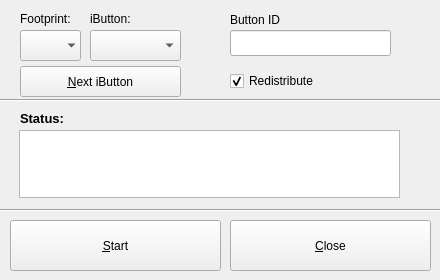
<?xml version="1.0" encoding="UTF-8"?>
<ui version="4.0">
 <class>CollectUIClass</class>
 <widget class="QWidget" name="CollectUIClass">
  <property name="geometry">
   <rect>
    <x>0</x>
    <y>0</y>
    <width>440</width>
    <height>280</height>
   </rect>
  </property>
  <property name="minimumSize">
   <size>
    <width>440</width>
    <height>280</height>
   </size>
  </property>
  <property name="maximumSize">
   <size>
    <width>440</width>
    <height>280</height>
   </size>
  </property>
  <property name="windowTitle">
   <string>iAssist - Collect iButtons</string>
  </property>
  <widget class="QLabel" name="label_5">
   <property name="geometry">
    <rect>
     <x>90</x>
     <y>4</y>
     <width>80</width>
     <height>30</height>
    </rect>
   </property>
   <property name="text">
    <string>iButton:</string>
   </property>
  </widget>
  <widget class="QLineEdit" name="txtButtonID">
   <property name="geometry">
    <rect>
     <x>230</x>
     <y>30</y>
     <width>161</width>
     <height>26</height>
    </rect>
   </property>
   <property name="focusPolicy">
    <enum>Qt::NoFocus</enum>
   </property>
   <property name="text">
    <string/>
   </property>
  </widget>
  <widget class="QLabel" name="label_6">
   <property name="geometry">
    <rect>
     <x>230</x>
     <y>5</y>
     <width>80</width>
     <height>30</height>
    </rect>
   </property>
   <property name="text">
    <string>Button ID</string>
   </property>
  </widget>
  <widget class="QComboBox" name="comboArea">
   <property name="geometry">
    <rect>
     <x>20</x>
     <y>30</y>
     <width>61</width>
     <height>31</height>
    </rect>
   </property>
   <property name="focusPolicy">
    <enum>Qt::StrongFocus</enum>
   </property>
   <property name="contextMenuPolicy">
    <enum>Qt::ActionsContextMenu</enum>
   </property>
   <property name="frame">
    <bool>false</bool>
   </property>
  </widget>
  <widget class="QLabel" name="label_8">
   <property name="geometry">
    <rect>
     <x>20</x>
     <y>-1</y>
     <width>80</width>
     <height>40</height>
    </rect>
   </property>
   <property name="text">
    <string>Footprint:</string>
   </property>
  </widget>
  <widget class="QComboBox" name="comboButtonNr">
   <property name="geometry">
    <rect>
     <x>90</x>
     <y>30</y>
     <width>91</width>
     <height>31</height>
    </rect>
   </property>
   <property name="focusPolicy">
    <enum>Qt::StrongFocus</enum>
   </property>
  </widget>
  <widget class="QTextEdit" name="txtStatus">
   <property name="geometry">
    <rect>
     <x>19</x>
     <y>130</y>
     <width>381</width>
     <height>68</height>
    </rect>
   </property>
   <property name="focusPolicy">
    <enum>Qt::NoFocus</enum>
   </property>
   <property name="textInteractionFlags">
    <set>Qt::TextSelectableByKeyboard|Qt::TextSelectableByMouse</set>
   </property>
  </widget>
  <widget class="QLabel" name="label_13">
   <property name="geometry">
    <rect>
     <x>20</x>
     <y>110</y>
     <width>91</width>
     <height>16</height>
    </rect>
   </property>
   <property name="font">
    <font>
     <pointsize>10</pointsize>
     <weight>75</weight>
     <bold>true</bold>
    </font>
   </property>
   <property name="text">
    <string>Status:</string>
   </property>
  </widget>
  <widget class="QPushButton" name="btnClose">
   <property name="geometry">
    <rect>
     <x>230</x>
     <y>220</y>
     <width>201</width>
     <height>51</height>
    </rect>
   </property>
   <property name="text">
    <string>&amp;Close</string>
   </property>
  </widget>
  <widget class="QPushButton" name="btnStart">
   <property name="geometry">
    <rect>
     <x>10</x>
     <y>220</y>
     <width>211</width>
     <height>51</height>
    </rect>
   </property>
   <property name="text">
    <string>&amp;Start</string>
   </property>
  </widget>
  <widget class="QLabel" name="txtPhotoName">
   <property name="geometry">
    <rect>
     <x>446</x>
     <y>422</y>
     <width>131</width>
     <height>16</height>
    </rect>
   </property>
   <property name="text">
    <string/>
   </property>
  </widget>
  <widget class="QPushButton" name="btnNextButton">
   <property name="geometry">
    <rect>
     <x>20</x>
     <y>66</y>
     <width>161</width>
     <height>31</height>
    </rect>
   </property>
   <property name="text">
    <string>&amp;Next iButton</string>
   </property>
  </widget>
  <widget class="Line" name="line_2">
   <property name="geometry">
    <rect>
     <x>0</x>
     <y>200</y>
     <width>441</width>
     <height>20</height>
    </rect>
   </property>
   <property name="orientation">
    <enum>Qt::Horizontal</enum>
   </property>
  </widget>
  <widget class="QCheckBox" name="cbRedistribute">
   <property name="geometry">
    <rect>
     <x>230</x>
     <y>70</y>
     <width>111</width>
     <height>22</height>
    </rect>
   </property>
   <property name="text">
    <string>Redistribute</string>
   </property>
   <property name="checked">
    <bool>true</bool>
   </property>
   <property name="tristate">
    <bool>false</bool>
   </property>
  </widget>
  <widget class="Line" name="line_3">
   <property name="geometry">
    <rect>
     <x>0</x>
     <y>90</y>
     <width>441</width>
     <height>20</height>
    </rect>
   </property>
   <property name="orientation">
    <enum>Qt::Horizontal</enum>
   </property>
  </widget>
 </widget>
 <layoutdefault spacing="6" margin="11"/>
 <tabstops>
  <tabstop>btnStart</tabstop>
  <tabstop>btnClose</tabstop>
  <tabstop>comboArea</tabstop>
  <tabstop>comboButtonNr</tabstop>
  <tabstop>btnNextButton</tabstop>
  <tabstop>txtStatus</tabstop>
 </tabstops>
 <resources/>
 <connections/>
</ui>
